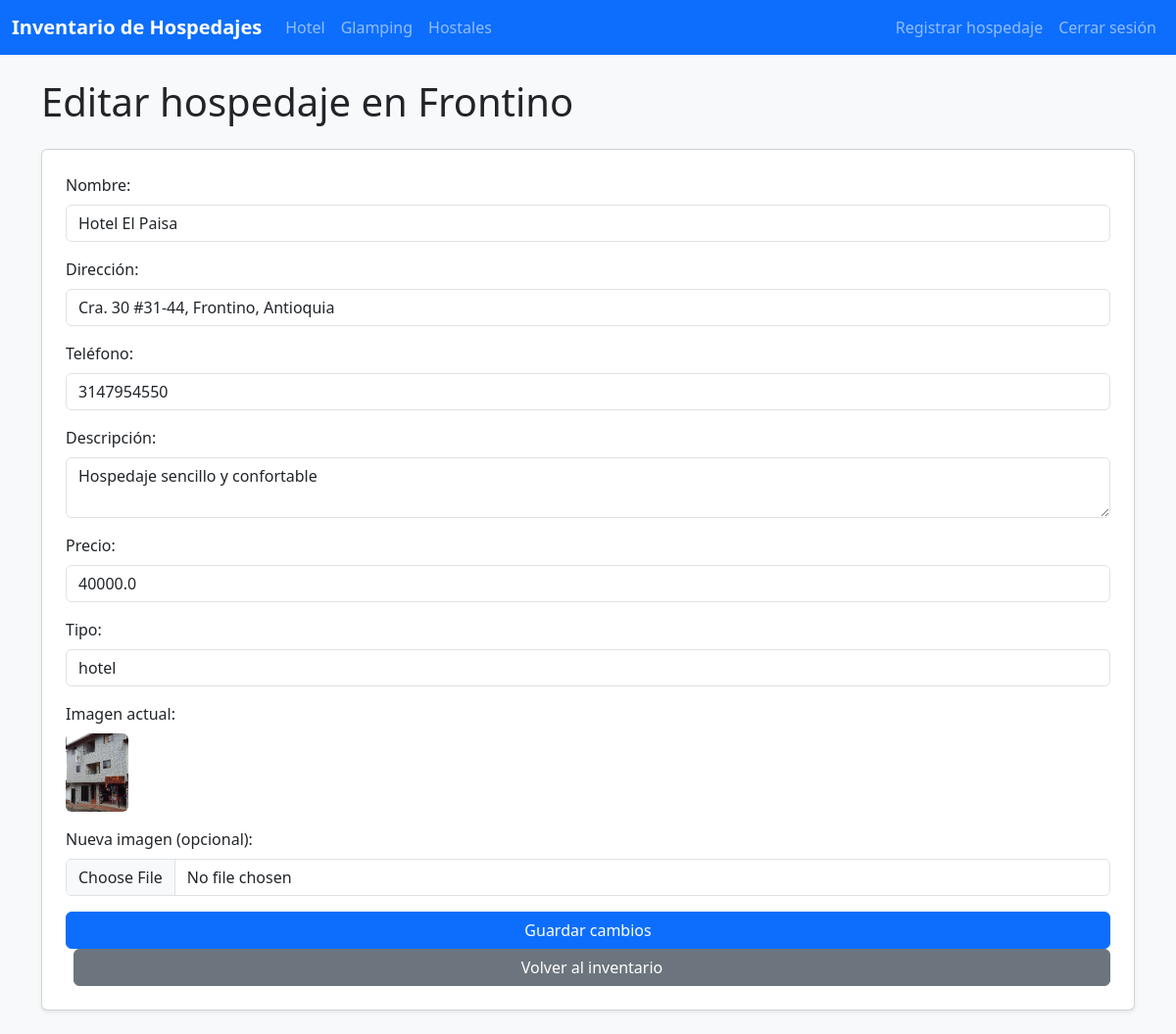
Page /editar/6 (signed in) on the committed database.
### tables this page shows
CREATE TABLE hospedajes (
    id INTEGER PRIMARY KEY AUTOINCREMENT,
    nombre TEXT NOT NULL,
    direccion TEXT NOT NULL,
    telefono TEXT NOT NULL,
    descripcion TEXT,
    precio REAL DEFAULT 0.0,
    tipo TEXT,
    imagen TEXT
);

### app.py (the view)
@app.route('/editar/<int:id>', methods=['GET', 'POST'])
def editar(id):
    if session.get('usuario') != 'admin':
        return redirect(url_for('login'))
    conn = sqlite3.connect('inventario.db')
    c = conn.cursor()
    if request.method == 'POST':
        nombre = request.form['nombre']
        direccion = request.form['direccion']
        telefono = request.form['telefono']
        descripcion = request.form['descripcion']
        precio = request.form.get('precio', 0)
        tipo = request.form.get('tipo', '')
        imagen_file = request.files.get('imagen')
        imagen_path = request.form.get('imagen_actual', '')
        if imagen_file and imagen_file.filename:
            filename = f"{nombre.replace(' ', '_')}_{imagen_file.filename}"
            save_path = os.path.join(app.config['UPLOAD_FOLDER'], filename)
            imagen_file.save(save_path)
            imagen_path = save_path.replace('\\', '/').replace('c:/Users/Yamile/Desktop/Sistema de Inventario/', '')
        c.execute('''UPDATE hospedajes SET nombre=?, direccion=?, telefono=?, descripcion=?, precio=?, tipo=?, imagen=? WHERE id=?''',
              (nombre, direccion, telefono, descripcion, precio, tipo, imagen_path, id))
        conn.commit()
        conn.close()
        return redirect(url_for('index'))
    else:
        c.execute('SELECT * FROM hospedajes WHERE id = ?', (id,))
        hospedaje = c.fetchone()
        conn.close()
        if not hospedaje:
            return redirect(url_for('index'))
        return render_template('editar.html', hospedaje=hospedaje)

### templates/editar.html (shortened to what this page needs)
<!DOCTYPE html>
<html lang="es">
<head>
<head>
    <link href="https://cdn.jsdelivr.net/npm/bootstrap@5.3.2/dist/css/bootstrap.min.css" rel="stylesheet">
</head>
<nav class="navbar navbar-expand-lg navbar-dark bg-primary">
    <div class="container-fluid">
        <a class="navbar-brand fw-bold" href="{{ url_for('index') }}">Inventario de Hospedajes</a>
        <div class="collapse navbar-collapse" id="navbarNav">
            <ul class="navbar-nav me-auto">
                <li class="nav-item">
                    <a class="nav-link" href="{{ url_for('hospedajes_por_tipo', tipo='hotel') }}">Hotel</a>
                </li>
                <li class="nav-item">
                    <a class="nav-link" href="{{ url_for('hospedajes_por_tipo', tipo='glamping') }}">Glamping</a>
                </li>
                <li class="nav-item">
                    <a class="nav-link" href="{{ url_for('hospedajes_por_tipo', tipo='hostal') }}">Hostales</a>
                </li>
            </ul>
            <ul class="navbar-nav ms-auto">
                <li class="nav-item">
                    <a class="nav-link" href="{{ url_for('registrar') }}">Registrar hospedaje</a>
                </li>
                <li class="nav-item">
                    <a class="nav-link" href="{{ url_for('logout') }}">Cerrar sesión</a>
                </li>
            </ul>
        </div>
    </div>
</nav>
    <body class="bg-light">
        <div class="container py-4">
            <h1 class="mb-4">Editar hospedaje en Frontino</h1>
            <form method="post" enctype="multipart/form-data" class="card p-4 shadow-sm">
                <div class="mb-3">
                    <label class="form-label">Nombre:</label>
                    <input type="text" class="form-control" name="nombre" value="{{ hospedaje[1] }}" required>
                </div>
                <div class="mb-3">
                    <label class="form-label">Dirección:</label>
                    <input type="text" class="form-control" name="direccion" value="{{ hospedaje[2] }}" required>
                </div>
                <div class="mb-3">
                    <label class="form-label">Teléfono:</label>
                    <input type="text" class="form-control" name="telefono" value="{{ hospedaje[3] }}" required>
                </div>
                <div class="mb-3">
                    <label class="form-label">Descripción:</label>
                    <textarea class="form-control" name="descripcion">{{ hospedaje[4] }}</textarea>
                </div>
                <div class="mb-3">
                    <label class="form-label">Precio:</label>
                    <input type="number" class="form-control" name="precio" step="0.01" min="0" value="{{ hospedaje[5] }}">
                </div>
                <div class="mb-3">
                    <label class="form-label">Tipo:</label>
                    <input type="text" class="form-control" name="tipo" value="{{ hospedaje[6] }}">
                </div>
                <div class="mb-3">
                    <label class="form-label">Imagen actual:</label><br>
                    {% if hospedaje[7] %}
                        <img src="/{{ hospedaje[7] }}" alt="Imagen actual" style="max-width:120px;max-height:80px;object-fit:cover;border-radius:6px;">
                    {% else %}
                        <span class="text-muted">Sin imagen</span>
                    {% endif %}
                </div>
                <div class="mb-3">
                    <label class="form-label">Nueva imagen (opcional):</label>
                    <input type="file" class="form-control" name="imagen" accept="image/*">
                </div>
                <button type="submit" class="btn btn-primary">Guardar cambios</button>
                <a href="{{ url_for('index') }}" class="btn btn-secondary ms-2">Volver al inventario</a>
            </form>
        </div>
    </body>

### rows in the picture
hospedajes: nombre "Hotel El Paisa", direccion "Cra. 30 #31-44, Frontino, Antioquia", telefono "3147954550", descripcion "Hospedaje sencillo y confortable", precio "40000.0", tipo "hotel", imagen (picture)
